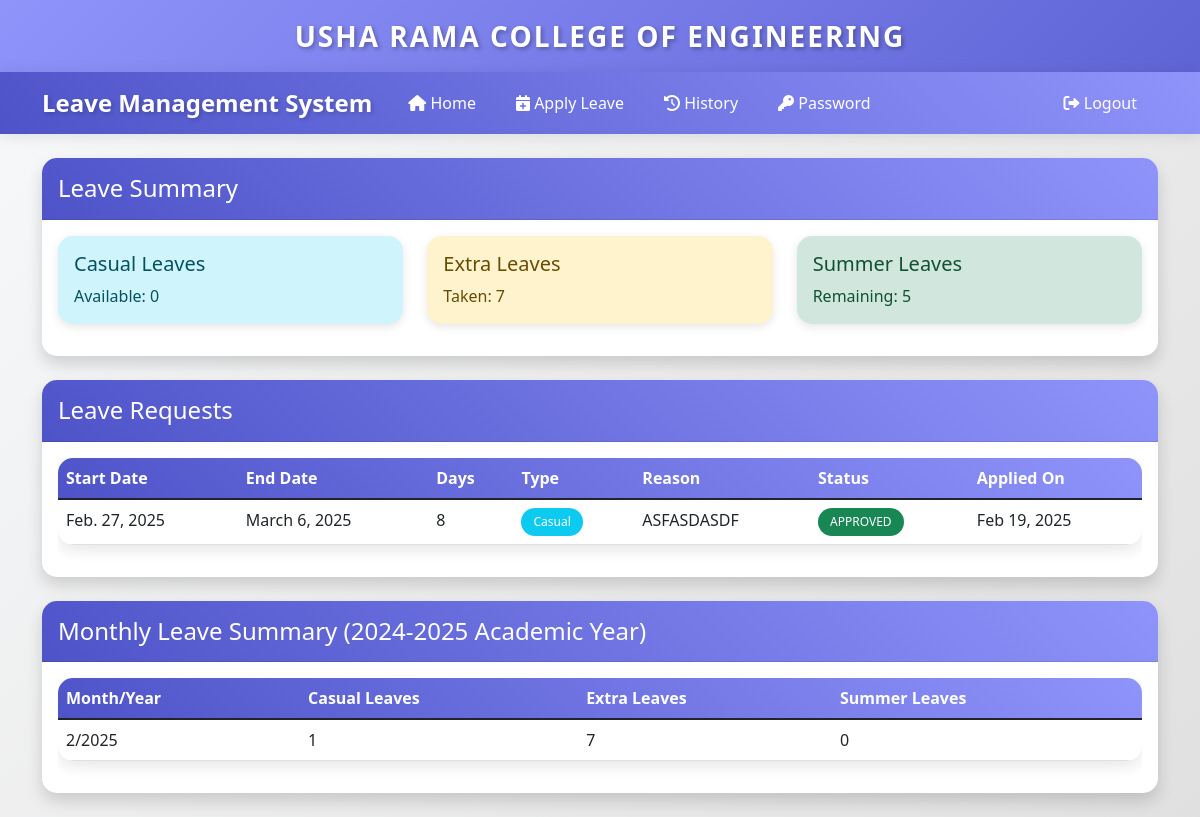
Screenshot of /leave-history/ (signed in) with the database file from the repository.
### leave_management/models.py (models this page shows, shortened)
class Employee(AbstractUser):
    DEPARTMENT_CHOICES = [
        ('CSE', 'Computer Science'),
        ('ECE', 'Electronics'),
        ('MECH', 'Mechanical'),
        ('CIVIL', 'Civil'),
    ]
    employee_id = models.CharField(max_length=20, unique=True, validators=[MinLengthValidator(1)])
    department = models.CharField(max_length=20, choices=DEPARTMENT_CHOICES)
    is_admin = models.BooleanField(default=False)
    casual_leaves_remaining = models.IntegerField(default=1)  # Start with 1 leave
    extra_leaves_taken = models.IntegerField(default=0)
    summer_leaves_remaining = models.IntegerField(default=5)  # Summer leaves for May
    last_leave_increment = models.DateField(default=timezone.now)  # Track last leave increment
    def get_academic_year(self):
        today = timezone.now().date()
        if today.month < 6:  # Before June
            return today.year - 1
        return today.year

class LeaveRequest(models.Model):
    STATUS_CHOICES = [
        ('PENDING', 'Pending'),
        ('APPROVED', 'Approved'),
        ('REJECTED', 'Rejected'),
    ]
    employee = models.ForeignKey(Employee, on_delete=models.CASCADE)
    start_date = models.DateField()
    end_date = models.DateField()
    number_of_days = models.IntegerField()
    reason = models.TextField()
    status = models.CharField(max_length=10, choices=STATUS_CHOICES, default='PENDING')
    created_at = models.DateTimeField(auto_now_add=True)
    updated_at = models.DateTimeField(auto_now=True)

class LeaveHistory(models.Model):
    employee = models.ForeignKey(Employee, on_delete=models.CASCADE)
    month = models.IntegerField()
    year = models.IntegerField()
    casual_leaves_taken = models.IntegerField(default=0)
    extra_leaves_taken = models.IntegerField(default=0)
    summer_leaves_taken = models.IntegerField(default=0)
    class Meta:
        unique_together = ('employee', 'month', 'year')

### leave_management/views.py (the view)
# urls.py: path('leave-history/', views.leave_history, name='leave_history'),
@login_required
def leave_history(request):
    leaves = LeaveRequest.objects.filter(employee=request.user).order_by('-created_at')
    monthly_history = LeaveHistory.objects.filter(employee=request.user).order_by('-year', '-month')
    return render(request, 'leave_management/leave_history.html', {
        'leaves': leaves,
        'monthly_history': monthly_history
    })

### leave_management/templates/leave_management/leave_history.html
{% extends 'leave_management/base.html' %}
{% block content %}
<div class="row">
    <div class="col-md-12">
        <div class="card shadow mb-4">
            <div class="card-header">
                <h4 class="mb-0">Leave Summary</h4>
            </div>
            <div class="card-body">
                <div class="row">
                    <div class="col-md-4">
                        <div class="alert alert-info">
                            <h5 class="alert-heading">Casual Leaves</h5>
                            <p class="mb-0">Available: {{ user.casual_leaves_remaining }}</p>
                        </div>
                    </div>
                    <div class="col-md-4">
                        <div class="alert alert-warning">
                            <h5 class="alert-heading">Extra Leaves</h5>
                            <p class="mb-0">Taken: {{ user.extra_leaves_taken }}</p>
                        </div>
                    </div>
                    <div class="col-md-4">
                        <div class="alert alert-success">
                            <h5 class="alert-heading">Summer Leaves</h5>
                            <p class="mb-0">Remaining: {{ user.summer_leaves_remaining }}</p>
                        </div>
                    </div>
                </div>
            </div>
        </div>
    </div>
</div>
<div class="row">
    <div class="col-md-12">
        <div class="card shadow mb-4">
            <div class="card-header">
                <h4 class="mb-0">Leave Requests</h4>
            </div>
            <div class="card-body">
                <div class="table-responsive">
                    <table class="table table-hover">
                        <thead>
                            <tr>
                                <th>Start Date</th>
                                <th>End Date</th>
                                <th>Days</th>
                                <th>Type</th>
                                <th>Reason</th>
                                <th>Status</th>
                                <th>Applied On</th>
                            </tr>
                        </thead>
                        <tbody>
                            {% for leave in leaves %}
                            <tr>
                                <td>{{ leave.start_date }}</td>
                                <td>{{ leave.end_date }}</td>
                                <td>{{ leave.number_of_days }}</td>
                                <td>
                                    {% if leave.start_date.month == 5 %}
                                        <span class="badge bg-success">Summer</span>
                                    {% elif leave.is_extra_leave %}
                                        <span class="badge bg-warning">Extra</span>
                                    {% else %}
                                        <span class="badge bg-info">Casual</span>
                                    {% endif %}
                                </td>
                                <td>{{ leave.reason }}</td>
                                <td>
                                    <span class="badge {% if leave.status == 'APPROVED' %}bg-success{% elif leave.status == 'REJECTED' %}bg-danger{% else %}bg-warning{% endif %}">
                                        {{ leave.status }}
                                    </span>
                                </td>
                                <td>{{ leave.created_at|date:"M d, Y" }}</td>
                            </tr>
                            {% empty %}
                            <tr>
                                <td colspan="7" class="text-center">No leave requests found.</td>
                            </tr>
                            {% endfor %}
                        </tbody>
                    </table>
                </div>
            </div>
        </div>
    </div>
</div>
<div class="row">
    <div class="col-md-12">
        <div class="card shadow">
            <div class="card-header">
                <h4 class="mb-0">Monthly Leave Summary ({{ user.get_academic_year }}-{{ user.get_academic_year|add:"1" }} Academic Year)</h4>
            </div>
            <div class="card-body">
                <div class="table-responsive">
                    <table class="table table-hover">
                        <thead>
                            <tr>
                                <th>Month/Year</th>
                                <th>Casual Leaves</th>
                                <th>Extra Leaves</th>
                                <th>Summer Leaves</th>
                            </tr>
                        </thead>
                        <tbody>
                            {% for history in monthly_history %}
                            <tr>
                                <td>{{ history.month }}/{{ history.year }}</td>
                                <td>{{ history.casual_leaves_taken }}</td>
                                <td>{{ history.extra_leaves_taken }}</td>
                                <td>{{ history.summer_leaves_taken }}</td>
                            </tr>
                            {% empty %}
                            <tr>
                                <td colspan="4" class="text-center">No leave history found.</td>
                            </tr>
                            {% endfor %}
                        </tbody>
                    </table>
                </div>
            </div>
        </div>
    </div>
</div>
{% endblock %}

### leave_management/templates/leave_management/base.html (style rules this page uses)
:root { --primary-color: #4e54c8; --secondary-color: #8f94fb; --accent-color: #ff6b6b; --success-color: #2ecc71; --warning-color: #f1c40f; --danger-color: #e74c3c; --light-color: #f8f9fa; --dark-color: #2c3e50; }
body { background: linear-gradient(135deg, var(--light-color), #e0e0e0); min-height: 100vh; padding-top: 0; }
.card { border: none; border-radius: 15px; box-shadow: 0 5px 15px rgba(0, 0, 0, 0.1); transition: all 0.3s ease; background: white; margin-bottom: 1.5rem; }
.card-header { background: linear-gradient(45deg, var(--primary-color), var(--secondary-color)); color: white; border-radius: 15px 15px 0 0 !important; padding: 1rem; }
.alert { border-radius: 15px; border: none; box-shadow: 0 3px 10px rgba(0, 0, 0, 0.1); }
.table { background: white; border-radius: 15px; overflow: hidden; box-shadow: 0 5px 15px rgba(0, 0, 0, 0.1); }
.table thead { background: linear-gradient(45deg, var(--primary-color), var(--secondary-color)); color: white; }
.badge { padding: 8px 12px; border-radius: 20px; font-weight: 500; }
.card { animation: fadeIn 0.8s ease-out; }

### rows the page displays
Employee: casual_leaves_remaining "0", extra_leaves_taken "7", summer_leaves_remaining "5", get_academic_year "2024", get_academic_year|add "2025"
LeaveRequest: start_date "Feb. 27, 2025", end_date "March 6, 2025", number_of_days "8", shows "Casual", reason "ASFASDASDF", status "APPROVED", created_at "Feb 19, 2025"
LeaveHistory: month "2", year "2025", casual_leaves_taken "1", extra_leaves_taken "7", summer_leaves_taken "0"
